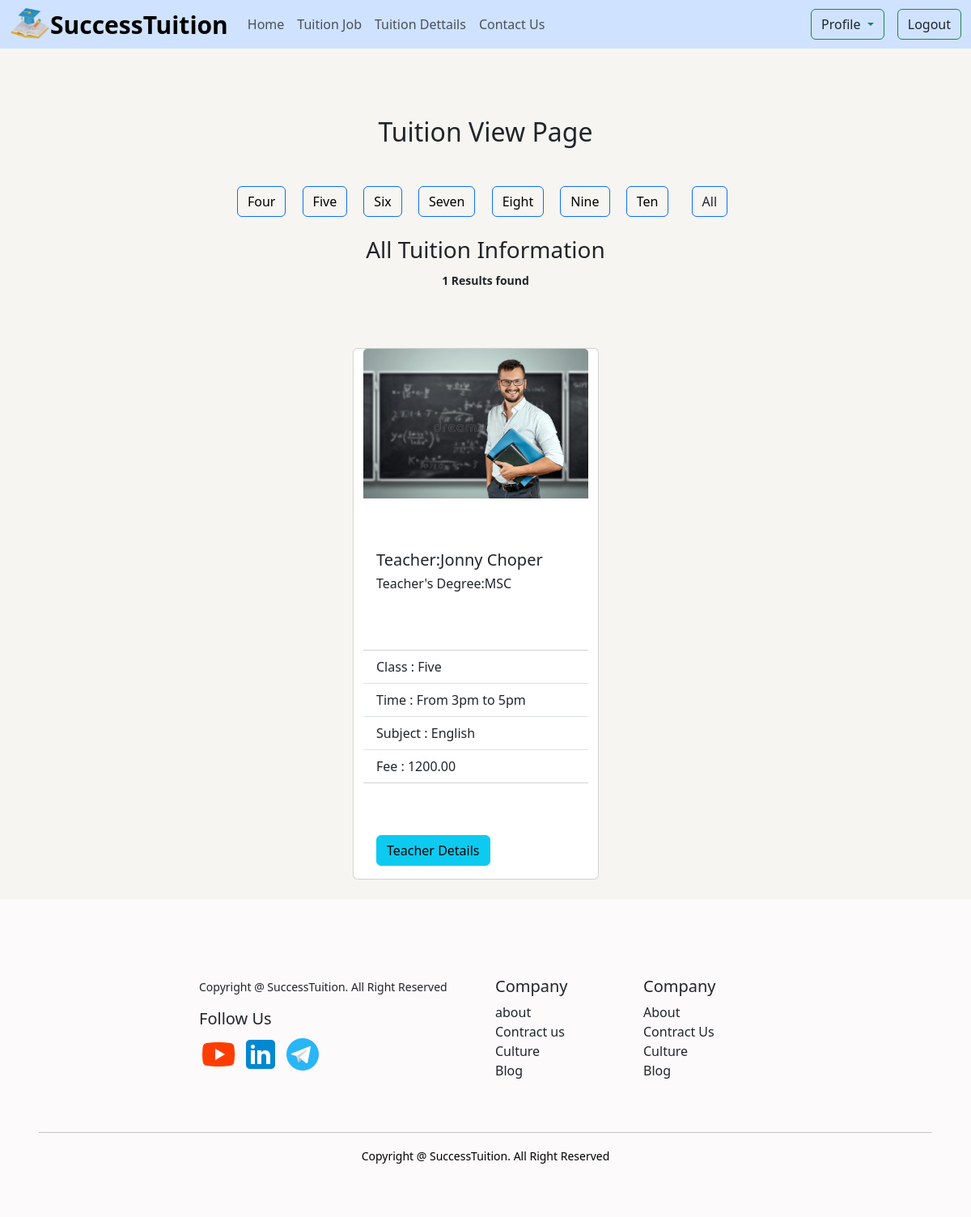
Screenshot of /student/category/five/ (signed in) with the database file from the repository.
### student/models.py (models this page shows)
class StudentClass(models.Model):
    class_name = models.CharField(max_length=50)
    slug=models.SlugField(max_length=50)
    def __str__(self):
        return self.class_name

### tuition/models.py (models this page shows, shortened)
class Tuition(models.Model):
    name=models.ForeignKey('student.StudentClass',on_delete=models.CASCADE)
    time=models.CharField(max_length=60)
    teacher=models.ForeignKey(Teacher,on_delete= models.CASCADE,null=True, blank=True)
    fee=models.DecimalField(decimal_places=2,max_digits=7,null=True, blank=True)
    subject=models.ForeignKey(TuitionSubject,on_delete=models.CASCADE,null=True, blank=True)

class TuitionSubject(models.Model):
    name=models.CharField(max_length=50)
    teacher=models.ForeignKey(Teacher,on_delete=models.CASCADE,null=True,blank=True)
    def __str__(self):
        return str(self.name)

### teacher/models.py (models this page shows)
class Teacher(models.Model):
    user=models.OneToOneField(User,on_delete=models.CASCADE)
    image=models.ImageField(upload_to='teacher/images/')
    gender=models.CharField(max_length=30,choices=GENDER)
    mobile_no=models.CharField(max_length=12)
    degree=models.CharField(max_length=50,null=True,blank=True)
    def __str__(self):
        return f"{self.user.first_name} {self.user.last_name}"

### student/views.py (the view)
# urls.py: path('category/<slug:category_slug>/', views.TuitionView.as_view(),name='class_wise_home'),
class TuitionView(TemplateView):
    template_name="tuition.html"
    def get_context_data(self, **kwargs):
        context=super().get_context_data(**kwargs)
        class_slug=self.kwargs.get('category_slug')
        data=Tuition.objects.all()
        class_category=StudentClass.objects.all()
        if class_slug:
            category=get_object_or_404(StudentClass,slug=class_slug)
            data=data.filter(name=category)
        context['data']=data
        context['data2']=class_category
        context['data3']=TuitionReview.objects.all()
        return context

### student/templates/tuition.html (shortened to what this page needs)
{% extends 'base.html' %}
{% load static %}
{% load crispy_forms_tags %}
{% block content %}
<h2 class="text-center mt-4 text-bold">Tuition View Page</h2>
<br>
<div class="row d-flex flex-wrap " style="width: 100%; margin: auto;">
    <div class="col-12 text-center justify-content-center">
      {% for i in data2 %}
      <button class="btn btn-outline-primary mx-2 mt-3 text-white"><a class="text-decoration-none text-black" href="{% url 'class_wise_home' i.slug %}">{{i.class_name}}</a></button>
      {% endfor %}
      <button class="btn btn-outline-primary mx-3 mt-3 "><a  class="text-decoration-none text-dark" href="{% url 'tuition' %}">All</a></button>
    </div>
  </div>
<br>
<div>
<h3 class="text-center w-100 ">All Tuition Information</h3>
</div>
<div class="text-center m-auto w-100">
<small class="fw-bold ">  {{ data | length }} Results found</small>
</div>
<br>
<div class="row w-100">
  {% for i in data%}
  <div class="card col-lg-3 col-md-6 col-sm-12 gap-5 mx-auto mt-5 box-shadows anim" style="width: 19rem;">
    <img src="{{i.teacher.image.url}}" class="card-img-top" alt="...">
    <div class="card-body">
      <h5 class="card-title">Teacher:{{i.teacher}}</h5>
      <h6 class="card-title">Teacher's Degree:{{i.teacher.degree}}</h6>
    </div>
    <ul class="list-group list-group-flush">
      <li class="list-group-item">Class : {{i.name}}</li>
      <li class="list-group-item">Time : {{i.time}}</li>
      <li class="list-group-item">Subject : {{i.subject}}</li>
      <li class="list-group-item">Fee : {{i.fee}}</li>
    </ul>
    <div class="card-body">
      <a href="{% url 'teacher_detail' i.teacher.id %}" class="btn btn-info card-link">Teacher Details</a>
    </div>
  </div>
  {% endfor %}
  </div>
{% endblock %}

### rows the page displays
StudentClass: class_name "Four"
StudentClass: class_name "Five"
StudentClass: class_name "Six"
StudentClass: class_name "Seven"
StudentClass: class_name "Eight"
StudentClass: class_name "Nine"
StudentClass: class_name "Ten"
Tuition: teacher.image (picture), teacher "Jonny Choper", teacher.degree "MSC", name "Five", time "From 3pm to 5pm", subject "English", fee "1200.00"

### other values shown
{{ data | length }} "1"
